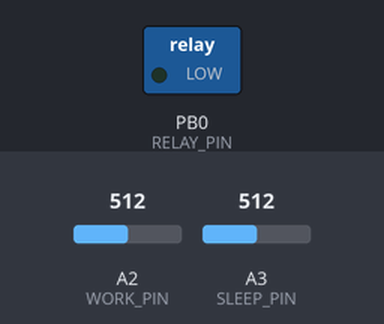
The program below on a simulated ATtiny85, built with avr-gcc and run on an emulated ATtiny85. On the bench: switched loads named in the program (green lamp = pin HIGH). The inputs (shaded band) are chosen by the test bench; at power-on: A2 (WORK_PIN) = 512, A3 (SLEEP_PIN) = 512.

Above: at 1.2 s.
1.3 s: A2 (WORK_PIN) set to 4
4.3 s: A2 (WORK_PIN) set to 2
At 5.5 s:
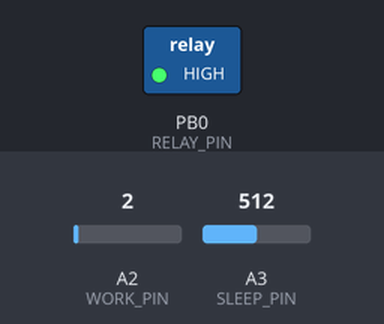
5.8 s: A3 (SLEEP_PIN) set to 4
8.8 s: A3 (SLEEP_PIN) set to 2
At 10.2 s:
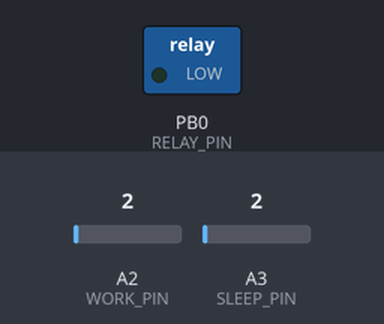
Timing chart, 0 to 11.8 s (numbered marks = the images above; inputs shaded):
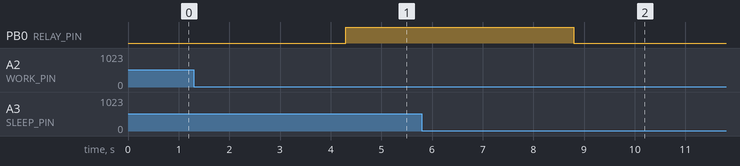

Measured:
- the behaviour switches between 3 and 2 on A2 (WORK_PIN) (found by bisection; images 0 and 1)
- the behaviour switches between 3 and 2 on A3 (SLEEP_PIN) (found by bisection; images 1 and 2)
- after the input at 1.3 s, every drawn part: stays the same
- after the input at 4.3 s, PB0 (RELAY_PIN): LOW → HIGH at once
- after the input at 5.8 s, every drawn part: stays the same
- after the input at 8.8 s, PB0 (RELAY_PIN): HIGH → LOW after 0.00 s instead of 3.5 s

The program:

main.cpp
```cpp
#include <Arduino.h>

//#define I2C

#ifdef I2C
#define I2C_SLAVE_ADDRESS 0x4 // Address of the slave
#include <TinyWireS.h>

#ifndef TWI_RX_BUFFER_SIZE
#define TWI_RX_BUFFER_SIZE ( 16 )
#endif
#endif

#define SLEEP_PIN A3
#define WORK_PIN A2
#ifdef I2C
#define RELAY_PIN 1
#else
#define RELAY_PIN 0
#endif

const unsigned long MAX_SLEEP_TIME_SEC = 30 * 60UL;
const unsigned long MAX_WORK_TIME_SEC = 30 * 60UL;
const unsigned long CHECK_PERIOD_MS = 1000;

struct INFO
{
  bool working;
  unsigned long mode_start;

  int sleepSense;
  int workSense;
  unsigned int sleepTimeSec;
  unsigned int workTimeSec;
  unsigned long duration;
};

INFO info;

union BUFFER
{
   INFO* info;
   byte* bytes;
};

BUFFER buffer;
unsigned int read_pos;
const unsigned int buff_size = sizeof(INFO);

// #define SEND_INT(val) \
//   TinyWireS.send(val & 0xFF); \
//   TinyWireS.send((val >> 8) & 0xFF);

// #define SEND_LONG(val) \
//   TinyWireS.send(val & 0xFF); \
//   TinyWireS.send((val >> 8) & 0xFF); \
//   TinyWireS.send((val >> 16) & 0xFF); \
//   TinyWireS.send((val >> 24) & 0xFF);

#ifdef I2C

void requestEvent()
{
    //TinyWireS.send(buffer.bytes[read_pos++]);
    // for(unsigned int i=0;i<buff_size;i++)
    // {
    //   TinyWireS.send(i);
    // }
    TinyWireS.send(buffer.bytes[read_pos++]);
    if(read_pos >= buff_size)
    {
      read_pos = 0;
    }
}
#endif

void setup() {
  buffer.info = &info;
  read_pos = 0;

#ifdef I2C
  TinyWireS.begin(I2C_SLAVE_ADDRESS); // join i2c network
    //TinyWireS.onReceive(receiveEvent); // not using this
   TinyWireS.onRequest(requestEvent);

#endif
  //pinMode(SLEEP_PIN, INPUT);
  //pinMode(WORK_PIN, INPUT);
  pinMode(RELAY_PIN, OUTPUT);

  digitalWrite(RELAY_PIN, LOW);

  info.working = true;
  info.mode_start = millis();
}

void flip()
{
  info.working = !info.working;
  info.mode_start = millis();

  //inverted Relay logic
  digitalWrite(RELAY_PIN, info.working ? LOW : HIGH);
}

void loop()
{
  info.sleepSense = analogRead(SLEEP_PIN);
  info.workSense = analogRead(WORK_PIN);

  info.sleepTimeSec = map(info.sleepSense, 0, 1023, 1, MAX_SLEEP_TIME_SEC);
  info.workTimeSec = map(info.workSense, 0, 1023, 1, MAX_WORK_TIME_SEC);

  //sleepTimeSec = workTimeSec = 15*60;

  info.duration = millis() - info.mode_start;


  if(info.working)
  {
    if( info.duration >= info.workTimeSec * 1000UL)
    {
      flip();
    }
  }
  else
  {
    if( info.duration >= info.sleepTimeSec * 1000UL)
    {
      flip();
    }
  }

  //tws_delay(CHECK_PERIOD_MS);

#ifdef I2C
  TinyWireS_stop_check();
#endif


}
```
